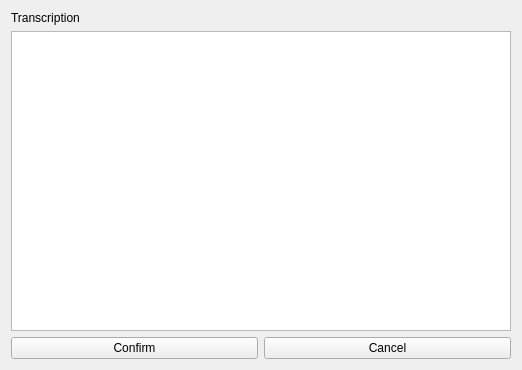
<?xml version="1.0" encoding="UTF-8"?>
<ui version="4.0">
 <class>Form</class>
 <widget class="QWidget" name="Form">
  <property name="geometry">
   <rect>
    <x>0</x>
    <y>0</y>
    <width>514</width>
    <height>361</height>
   </rect>
  </property>
  <property name="windowTitle">
   <string>Form</string>
  </property>
  <layout class="QVBoxLayout" name="verticalLayout">
   <item>
    <layout class="QHBoxLayout" name="horizontalLayout">
     <item>
      <widget class="QLabel" name="label">
       <property name="text">
        <string>Transcription</string>
       </property>
      </widget>
     </item>
    </layout>
   </item>
   <item>
    <widget class="QPlainTextEdit" name="ptedit_transcription">
     <property name="minimumSize">
      <size>
       <width>500</width>
       <height>300</height>
      </size>
     </property>
     <property name="maximumSize">
      <size>
       <width>16777215</width>
       <height>16777215</height>
      </size>
     </property>
    </widget>
   </item>
   <item>
    <layout class="QHBoxLayout" name="horizontalLayout_2">
     <item>
      <widget class="QPushButton" name="button_confirm">
       <property name="text">
        <string>Confirm</string>
       </property>
      </widget>
     </item>
     <item>
      <widget class="QPushButton" name="button_cancel">
       <property name="text">
        <string>Cancel</string>
       </property>
      </widget>
     </item>
    </layout>
   </item>
  </layout>
 </widget>
 <resources/>
 <connections/>
</ui>
